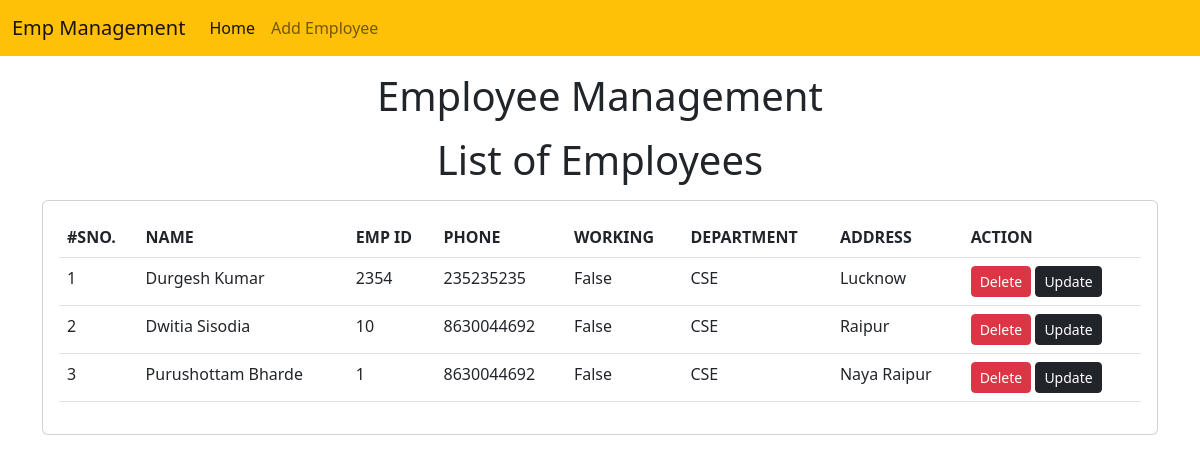
The page / on the database its author committed.
### emp/models.py (models this page shows, shortened)
class Emp(models.Model):
    name=models.CharField(max_length=200)
    emp_id=models.CharField(max_length=200)
    phone=models.CharField(max_length=10)
    address=models.CharField(max_length=150)
    working=models.BooleanField(default=True)
    department=models.CharField(max_length=10)

### emp/views.py (the view)
# urls.py: path('', emp_home),
def emp_home(request):
    emps=Emp.objects.all()
    return render(request, "emp/home.html",{
        'emps':emps
    })

### templates/emp/home.html (shortened to what this page needs)
<!DOCTYPE html>
<html lang="en">
  <head>
    <link
      href="https://cdn.jsdelivr.net/npm/bootstrap@5.2.0-beta1/dist/css/bootstrap.min.css"
      rel="stylesheet"
    />
  </head>
  <body>
    {% include 'emp/navbar.html' %}
    <h1 class="text-center my-3">Employee Management</h1>
    <h1 class="text-center my-3">List of Employees</h1>
    <div class="container">
      <div class="row">
        <div class="col-md-12">
          <div class="card">
            <div class="card-body">
              <table class="table">
                <thead>
                  <tr>
                    <th>#SNO.</th>
                    <th>NAME</th>
                    <th>EMP ID</th>
                    <th>PHONE</th>
                    <th>WORKING</th>
                    <th>DEPARTMENT</th>
                    <th>ADDRESS</th>
                    <th>ACTION</th>
                  </tr>
                </thead>
                <tbody>
                  {% for e in emps %}
                  <tr>
                    <td>{{forloop.counter}}</td>
                    <td>{{e.name}}</td>
                    <td>{{e.emp_id}}</td>
                    <td>{{e.phone}}</td>
                    <td>{{e.working}}</td>
                    <td>{{e.department}}</td>
                    <td>{{e.address}}</td>
                    <td>
                      <a href="/emp/delete-emp/{{e.id}}" class="btn btn-danger btn-sm">Delete</a>
                      <a href="/emp/update-emp/{{e.id}}" class="btn btn-dark btn-sm">Update</a>
                    </td>
                  </tr>
                  {% endfor %}
                </tbody>
              </table>
            </div>
          </div>
        </div>
      </div>
    </div>
  </body>
</html>

### templates/emp/navbar.html (shortened to what this page needs)
<nav class="navbar navbar-expand-lg bg-warning">
    <div class="container-fluid">
      <a class="navbar-brand" href="#">Emp Management</a>
      <div class="collapse navbar-collapse" id="navbarSupportedContent">
        <ul class="navbar-nav me-auto mb-2 mb-lg-0">
          <li class="nav-item">
            <a class="nav-link active" aria-current="page" href="/emp/home/">Home</a>
          </li>
          <li class="nav-item">
            <a class="nav-link" href="/emp/add-emp/">Add Employee</a>
          </li>
        </ul>
      </div>
    </div>
  </nav>

### rows shown on the page
Emp: name "Durgesh Kumar", emp_id "2354", phone "235235235", working "False", department "CSE", address "Lucknow"
Emp: name "Dwitia Sisodia", emp_id "10", phone "8630044692", working "False", department "CSE", address "Raipur"
Emp: name "Purushottam Bharde", emp_id "1", phone "8630044692", working "False", department "CSE", address "Naya Raipur"
